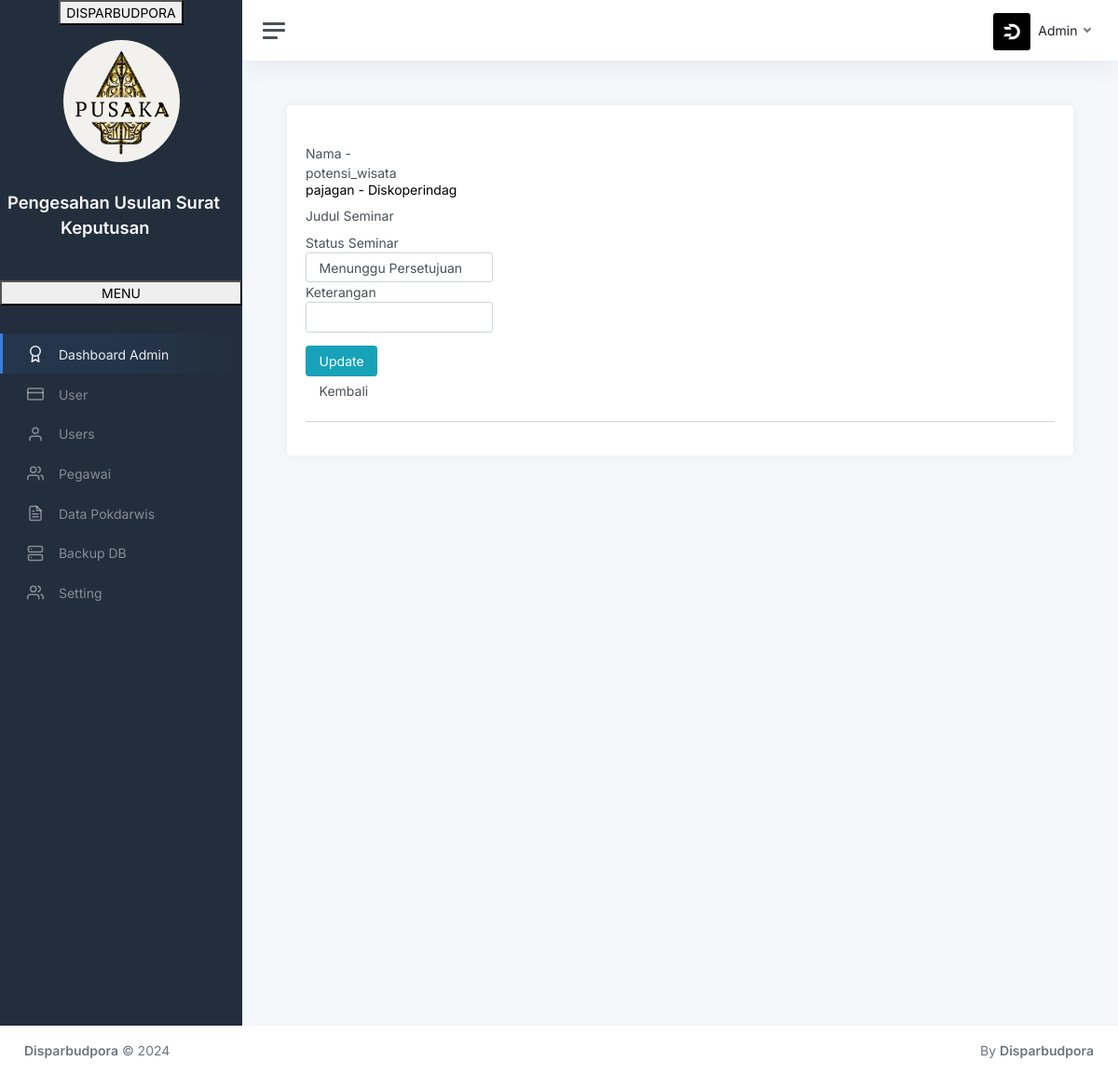
Page /index.php?page=aktivasi-seminar&id=25 (signed in) on the committed database.
### tables this page shows
CREATE TABLE `seminar` (
  `idseminar` int(5) NOT NULL AUTO_INCREMENT,
  `nis` int(8) NOT NULL,
  `judul` varchar(255) NOT NULL,
  `file` varchar(255) NOT NULL,
  `tautan` varchar(255) NOT NULL,
  `statussem` varchar(30) NOT NULL,
  `ket` varchar(255) NOT NULL,
  `pengujilap` int(8) NOT NULL,
  `pengujiapl` int(8) NOT NULL,
  `nilaiprakerin` int(3) NOT NULL,
  `nilailaporan` int(3) NOT NULL,
  `nilaiaplikasi` int(3) NOT NULL,
  PRIMARY KEY (`idseminar`)
);

CREATE TABLE `users` (
  `nis` bigint(12) unsigned NOT NULL,
  `id` bigint(12) unsigned NOT NULL,
  `nama` varchar(255) NOT NULL,
  `tanggal_buat` date NOT NULL,
  `alamat` varchar(255) NOT NULL,
  `potensi_wisata` varchar(100) NOT NULL,
  `telp` varchar(15) NOT NULL,
  `stat` varchar(30) NOT NULL,
  `foto` varchar(255) NOT NULL,
  PRIMARY KEY (`nis`)
);

### seminar/aktivasi-seminar.php (the view, shortened to what this page needs)
<?php
if (isset($_GET['id'])) {
    $idseminar   = $_GET['id'];
    $query = mysqli_query($db, "SELECT seminar.*, users.nama, users.potensi_wisata FROM seminar JOIN users ON users.nis = seminar.nis WHERE idseminar='$idseminar'") or die('Query Error : ' . mysqli_error($db));
    while ($data  = mysqli_fetch_assoc($query)) {
        $statussem    = $data['statussem'];
        $ket       = $data['ket'];
        $nama = $data['nama'];
        $potensi_wisata = $data['potensi_wisata'];
    }
}
?>
<div class="row">
    <div class="col-md-12">
        <br>
        <form class="form-horizontal" method="POST" action="?page=aktivasi-sem" enctype="multipart/form-data">
            <div class="form-group">
                <label class="col-sm-2 control-label">Nama - potensi_wisata</label>
                <div class="col-sm-6">
                    <h5><?php echo $nama . " - " . $potensi_wisata; ?></h5>
                </div>
            </div>
            <div class="form-group">
                <label class="col-sm-2 control-label">Judul Seminar</label>
            </div>
            <div class="form-group">
                <label class="col-sm-2 control-label">Status Seminar</label>
                <div class="col-sm-3">
                    <select class="form-control" name="statussem" placeholder="Pilih statusus">
                        <option value="<?php echo $statussem; ?>"><?php echo $statussem; ?></option>
                    </select>
                </div>
            </div>
            <div class="form-group">
                <label class="col-sm-2 control-label">Keterangan</label>
                <div class="col-sm-3">
                    <input type="text" class="form-control" name="ket" value="<?php echo $ket; ?>">
                </div>
            </div>
                </div>
            </div>
            <div class="form-group">
                <div class="col-sm-offset-2 col-sm-10">
                    <input type="submit" class="btn btn-info btn-submit" name="update" value="Update">
                </div>
            </div>
        <a href="?page=seminar-tampil" class="btn btn-default btn-reset">Kembali</a>
        <hr>
    </div>
</div>
</div>
</div>

### rows in the picture
seminar: users.nama "pajagan", users.potensi_wisata "Diskoperindag", statussem "Menunggu Persetujuan"

### other values in the picture
$_SESSION['level'] "Admin"
